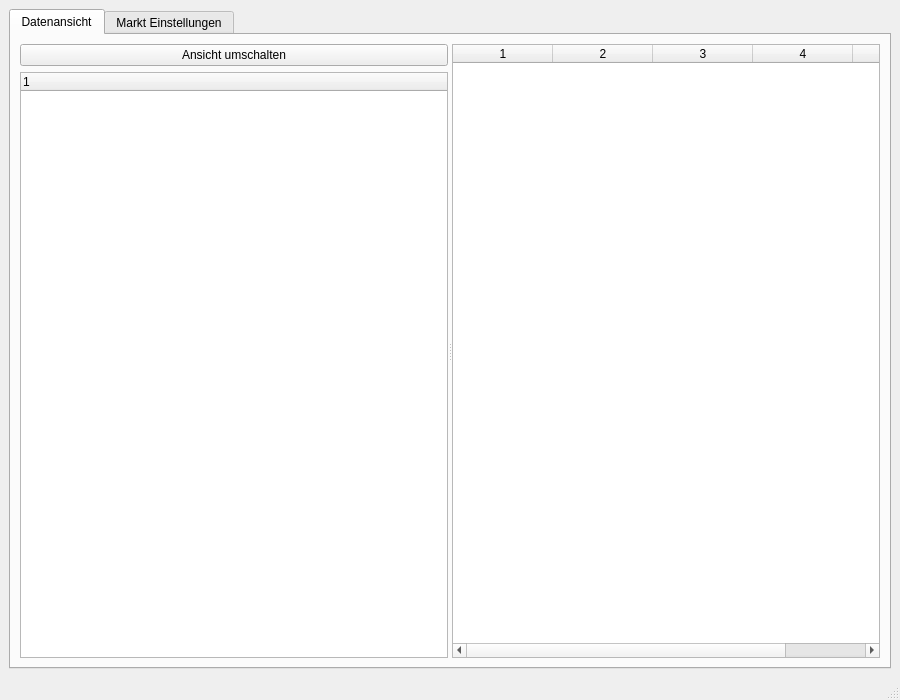
<?xml version="1.0" encoding="UTF-8"?>
<ui version="4.0">
 <class>MainWindow</class>
 <widget class="QMainWindow" name="MainWindow">
  <property name="geometry">
   <rect>
    <x>0</x>
    <y>0</y>
    <width>900</width>
    <height>700</height>
   </rect>
  </property>
  <property name="windowTitle">
   <string>Hauptfenster</string>
  </property>
  <widget class="QWidget" name="centralwidget">
   <layout class="QVBoxLayout" name="verticalLayoutCentral">
    <item>
     <widget class="QTabWidget" name="tabWidget">
      <property name="tabPosition">
       <enum>QTabWidget::North</enum>
      </property>
      <!-- Tab für die Datenansicht -->
      <widget class="QWidget" name="tabDataView">
       <attribute name="title">
        <string>Datenansicht</string>
       </attribute>
       <layout class="QHBoxLayout" name="horizontalLayoutDataView">
        <item>
         <widget class="QSplitter" name="splitter">
          <property name="orientation">
           <enum>Qt::Horizontal</enum>
          </property>
          <!-- Linkes Panel: Button und Benutzerliste -->
          <widget class="QWidget" name="leftWidget">
           <layout class="QVBoxLayout" name="verticalLayoutLeft">
            <item>
             <widget class="QPushButton" name="btnToggleView">
              <property name="text">
               <string>Ansicht umschalten</string>
              </property>
             </widget>
            </item>
            <item>
             <widget class="QTreeWidget" name="treeUsers">
              <property name="headerLabels">
               <stringlist>
                <string>Benutzer</string>
               </stringlist>
              </property>
             </widget>
            </item>
           </layout>
          </widget>
          <!-- Rechtes Panel: Tabelle mit Einträgen -->
          <widget class="QWidget" name="rightWidget">
           <layout class="QVBoxLayout" name="verticalLayoutRight">
            <item>
             <widget class="QTableWidget" name="tableEntries">
              <property name="columnCount">
               <number>5</number>
              </property>
              <property name="horizontalHeaderLabels">
               <stringlist>
                <string>Artikelnummer</string>
                <string>Beschreibung</string>
                <string>Größe</string>
                <string>Preis</string>
                <string>Datum</string>
               </stringlist>
              </property>
             </widget>
            </item>
           </layout>
          </widget>
         </widget>
        </item>
       </layout>
      </widget>
      <!-- Tab für die Markteinstellungen -->
      <widget class="QWidget" name="tabMarketSettings">
       <attribute name="title">
        <string>Markt Einstellungen</string>
       </attribute>
       <layout class="QVBoxLayout" name="verticalLayoutMarketSettings">
        <!-- Überschrift -->
        <item>
         <widget class="QLabel" name="titleLabel">
          <property name="text">
           <string><![CDATA[<h2>Markt-Konfiguration</h2>]]></string>
          </property>
          <property name="alignment">
           <set>Qt::AlignCenter</set>
          </property>
         </widget>
        </item>
        <!-- Modus-Auswahl -->
        <item>
         <widget class="QGroupBox" name="modeGroupBox">
          <property name="title">
           <string>Modus</string>
          </property>
          <layout class="QHBoxLayout" name="horizontalLayout_mode">
           <item>
            <widget class="QRadioButton" name="radioEdit">
             <property name="text">
              <string>Verkaufsmarkt anpassen</string>
             </property>
            </widget>
           </item>
           <item>
            <widget class="QRadioButton" name="radioNew">
             <property name="text">
              <string>Neuen Verkaufsmarkt erstellen</string>
             </property>
             <property name="checked">
              <bool>true</bool>
             </property>
            </widget>
           </item>
          </layout>
         </widget>
        </item>
        <!-- Formular für die Parameter -->
        <item>
         <layout class="QFormLayout" name="formLayoutMarket">
          <!-- MAX_STAMMNUMMERN -->
          <item row="0" column="0">
           <widget class="QLabel" name="labelMaxStammnummer">
            <property name="text">
             <string>Max. Stammnummern:</string>
            </property>
           </widget>
          </item>
          <item row="0" column="1">
           <widget class="QSpinBox" name="spinMaxStammnummer">
            <property name="minimum">
             <number>1</number>
            </property>
            <property name="maximum">
             <number>10000</number>
            </property>
            <property name="value">
             <number>250</number>
            </property>
           </widget>
          </item>
          <!-- MAX_ARTIKEL -->
          <item row="1" column="0">
           <widget class="QLabel" name="labelMaxArtikel">
            <property name="text">
             <string>Max. Artikel:</string>
            </property>
           </widget>
          </item>
          <item row="1" column="1">
           <widget class="QSpinBox" name="spinMaxArtikel">
            <property name="minimum">
             <number>1</number>
            </property>
            <property name="maximum">
             <number>1000</number>
            </property>
            <property name="value">
             <number>40</number>
            </property>
           </widget>
          </item>
          <!-- FLOHMARKT_DATUM -->
          <item row="2" column="0">
           <widget class="QLabel" name="labelFlohmarktDatum">
            <property name="text">
             <string>Flohmarkt Datum:</string>
            </property>
           </widget>
          </item>
          <item row="2" column="1">
           <widget class="QDateTimeEdit" name="dateTimeEditFlohmarkt">
            <property name="displayFormat">
             <string>yyyy-MM-dd HH:mm:ss</string>
            </property>
            <property name="dateTime">
             <dateTime>2025-03-15T12:00:00</dateTime>
            </property>
           </widget>
          </item>
          <!-- FLOHMARKT -->
          <item row="3" column="0">
           <widget class="QLabel" name="labelFlohmarkt">
            <property name="text">
             <string>Flohmarkt:</string>
            </property>
           </widget>
          </item>
          <item row="3" column="1">
           <widget class="QLineEdit" name="lineEditFlohmarkt">
            <property name="text">
             <string>Sept. 24</string>
            </property>
           </widget>
          </item>
          <!-- FLOHMARKTNUMMER -->
          <item row="4" column="0">
           <widget class="QLabel" name="labelFlohmarktNummer">
            <property name="text">
             <string>Flohmarkt Nummer:</string>
            </property>
           </widget>
          </item>
          <item row="4" column="1">
           <widget class="QSpinBox" name="spinFlohmarktNummer">
            <property name="minimum">
             <number>1</number>
            </property>
            <property name="maximum">
             <number>100</number>
            </property>
            <property name="value">
             <number>5</number>
            </property>
           </widget>
          </item>
          <!-- PW_LENGTH -->
          <item row="5" column="0">
           <widget class="QLabel" name="labelPwLength">
            <property name="text">
             <string>Passwortlänge:</string>
            </property>
           </widget>
          </item>
          <item row="5" column="1">
           <widget class="QSpinBox" name="spinPwLength">
            <property name="minimum">
             <number>1</number>
            </property>
            <property name="maximum">
             <number>50</number>
            </property>
            <property name="value">
             <number>10</number>
            </property>
           </widget>
          </item>
          <!-- TABELLE_PREFIX -->
          <item row="6" column="0">
           <widget class="QLabel" name="labelTabellePrefix">
            <property name="text">
             <string>Tabellen-Prefix:</string>
            </property>
           </widget>
          </item>
          <item row="6" column="1">
           <widget class="QLineEdit" name="lineEditTabellePrefix">
            <property name="text">
             <string>stnr</string>
            </property>
           </widget>
          </item>
          <!-- TABELLE_VERKAEUFER -->
          <item row="7" column="0">
           <widget class="QLabel" name="labelTabelleVerkaeufer">
            <property name="text">
             <string>Tabelle Verkäufer:</string>
            </property>
           </widget>
          </item>
          <item row="7" column="1">
           <widget class="QLineEdit" name="lineEditTabelleVerkaeufer">
            <property name="text">
             <string>verkaeufer</string>
            </property>
           </widget>
          </item>
          <!-- MAXIDPERUSER -->
          <item row="8" column="0">
           <widget class="QLabel" name="labelMaxIdPerUser">
            <property name="text">
             <string>Max. ID pro User:</string>
            </property>
           </widget>
          </item>
          <item row="8" column="1">
           <widget class="QSpinBox" name="spinMaxIdPerUser">
            <property name="minimum">
             <number>1</number>
            </property>
            <property name="maximum">
             <number>100</number>
            </property>
            <property name="value">
             <number>8</number>
            </property>
           </widget>
          </item>
          <!-- LOGIN_DISABLE -->
          <item row="9" column="0" colspan="2">
           <widget class="QCheckBox" name="checkBoxLoginDisable">
            <property name="text">
             <string>Login deaktivieren</string>
            </property>
            <property name="checked">
             <bool>false</bool>
            </property>
           </widget>
          </item>
         </layout>
        </item>
        <!-- Button-Leiste -->
        <item>
         <layout class="QHBoxLayout" name="buttonLayoutMarket">
          <item>
           <spacer name="horizontalSpacerMarket">
            <property name="orientation">
             <enum>Qt::Horizontal</enum>
            </property>
            <property name="sizeHint">
             <size>
              <width>40</width>
              <height>20</height>
             </size>
            </property>
           </spacer>
          </item>
          <item>
           <widget class="QPushButton" name="buttonSave">
            <property name="text">
             <string>Speichern</string>
            </property>
           </widget>
          </item>
          <item>
           <widget class="QPushButton" name="buttonCancel">
            <property name="text">
             <string>Abbrechen</string>
            </property>
           </widget>
          </item>
         </layout>
        </item>
       </layout>
      </widget>
     </widget>
    </item>
   </layout>
  </widget>
  <!-- Menüleiste und Statusleiste (optional) -->
  <widget class="QMenuBar" name="menubar">
   <property name="geometry">
    <rect>
     <x>0</x>
     <y>0</y>
     <width>900</width>
     <height>22</height>
    </rect>
   </property>
  </widget>
  <widget class="QStatusBar" name="statusbar"/>
 </widget>
 <resources/>
 <connections/>
</ui>
